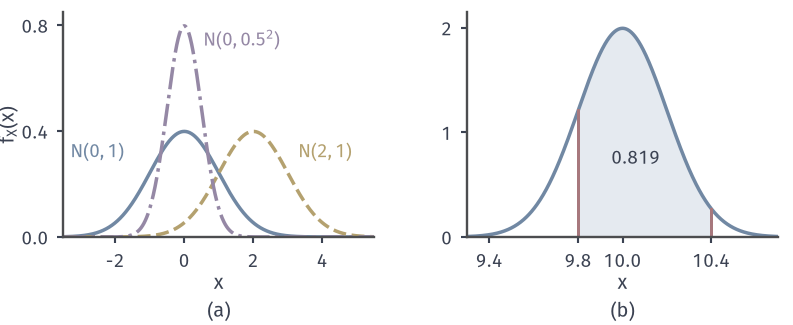

Write Python code to recreate this figure.
"""Gaussian densities: (a) location and scale; (b) N(10,0.2^2) with tolerance interval [9.8,10.4]."""
from pathlib import Path
import sys
sys.path.insert(0, str(Path(__file__).resolve().parent.parent/"cdist-common"))
from cdist_fig import *

fig, axes = figure(width_mm=112, height_mm=46, ncols=2)
panel(fig, left=.08, bottom=.27, wspace=.3)
ax = axes[0]; style(ax)
x = np.linspace(-3.5, 5.5, 900)
ax.plot(x, phi(x), color=BLUE, lw=1.4)
ax.plot(x, phi(x-2), color=YELLOW, lw=1.4, ls='--')
ax.plot(x, phi(x/.5)/.5, color=PURPLE, lw=1.4, ls='-.')
lab(ax, -3.3, .3, r'$\mathcal{N}(0,1)$', BLUE); lab(ax, 3.3, .3, r'$\mathcal{N}(2,1)$', YELLOW); lab(ax, .55, .72, r'$\mathcal{N}(0,0.5^2)$', PURPLE)
ax.set_xlim(-3.5, 5.5); ax.set_ylim(0, .85); ax.set_xticks([-2, 0, 2, 4]); ax.set_yticks([0, .4, .8])
ax.set_xlabel('$x$', labelpad=1); ax.set_ylabel('$f_X(x)$', labelpad=1)
ax = axes[1]; style(ax)
mu, s = 10, .2
x = np.linspace(9.3, 10.7, 700); f = phi((x-mu)/s)/s
xs = np.linspace(9.8, 10.4, 300)
ax.fill_between(xs, 0, phi((xs-mu)/s)/s, color=BLUE_FILL, lw=0)
ax.plot(x, f, color=BLUE, lw=1.4)
for v in (9.8, 10.4):
    ax.plot([v, v], [0, phi((v-mu)/s)/s], color=RED, lw=1.2)
P = float(Phi(2)-Phi(-1)); lab(ax, 10.06, .7, f'{P:.3f}', ha='center')
ax.set_xlim(9.3, 10.7); ax.set_ylim(0, 2.15); ax.set_xticks([9.4, 9.8, 10, 10.4]); ax.set_yticks([0, 1, 2])
ax.set_xlabel('$x$', labelpad=1)
tags(fig, axes)
save(fig, here(__file__), 'figure', {'P(9.8<X<10.4)': P, 'mu': mu, 'sigma': s})
